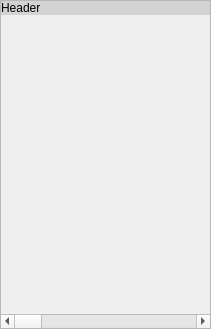
<?xml version="1.0" encoding="UTF-8"?>
<ui version="4.0">
 <class>Frame_MainTextCanvas</class>
 <widget class="QWidget" name="Frame_MainTextCanvas">
  <property name="geometry">
   <rect>
    <x>0</x>
    <y>0</y>
    <width>211</width>
    <height>329</height>
   </rect>
  </property>
  <property name="windowTitle">
   <string>Form</string>
  </property>
  <layout class="QVBoxLayout" name="verticalLayout">
   <property name="spacing">
    <number>0</number>
   </property>
   <property name="leftMargin">
    <number>0</number>
   </property>
   <property name="topMargin">
    <number>0</number>
   </property>
   <property name="rightMargin">
    <number>0</number>
   </property>
   <property name="bottomMargin">
    <number>0</number>
   </property>
   <item>
    <widget class="QFrame" name="OuterFrame">
     <property name="frameShape">
      <enum>QFrame::StyledPanel</enum>
     </property>
     <property name="frameShadow">
      <enum>QFrame::Raised</enum>
     </property>
     <layout class="QVBoxLayout" name="verticalLayout_2">
      <property name="spacing">
       <number>0</number>
      </property>
      <property name="leftMargin">
       <number>0</number>
      </property>
      <property name="topMargin">
       <number>0</number>
      </property>
      <property name="rightMargin">
       <number>0</number>
      </property>
      <property name="bottomMargin">
       <number>0</number>
      </property>
      <item>
       <widget class="HeaderQLabel" name="HeaderLabel">
        <property name="sizePolicy">
         <sizepolicy hsizetype="Preferred" vsizetype="Maximum">
          <horstretch>0</horstretch>
          <verstretch>0</verstretch>
         </sizepolicy>
        </property>
        <property name="autoFillBackground">
         <bool>false</bool>
        </property>
        <property name="styleSheet">
         <string notr="true">background-color:lightgray</string>
        </property>
        <property name="text">
         <string>Header</string>
        </property>
       </widget>
      </item>
      <item>
       <widget class="Widget_TextCanvas" name="TextDisplayBox" native="true">
        <property name="focusPolicy">
         <enum>Qt::StrongFocus</enum>
        </property>
       </widget>
      </item>
      <item>
       <widget class="QScrollBar" name="TexthorizontalScrollBar">
        <property name="orientation">
         <enum>Qt::Horizontal</enum>
        </property>
       </widget>
      </item>
     </layout>
    </widget>
   </item>
  </layout>
  <action name="Menu_HeaderLabel_x1_Hide">
   <property name="text">
    <string>Hide Column</string>
   </property>
   <property name="toolTip">
    <string>Hides the column from view</string>
   </property>
  </action>
 </widget>
 <customwidgets>
  <customwidget>
   <class>Widget_TextCanvas</class>
   <extends>QWidget</extends>
   <header>Widget_TextCanvas.h</header>
   <container>1</container>
  </customwidget>
  <customwidget>
   <class>HeaderQLabel</class>
   <extends>QLabel</extends>
   <header>Widget_HeaderQLabel.h</header>
  </customwidget>
 </customwidgets>
 <resources/>
 <connections/>
</ui>
